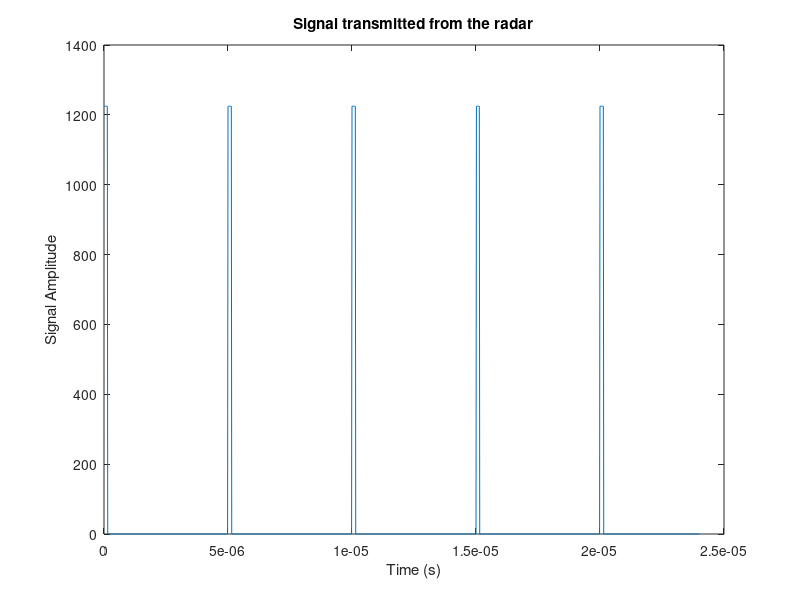

MATLAB code for this plot: (Note: this script raises an error after producing the figure.)
clear all;
clc;
%Task 1
power=1.5*10^6;               % peak power of the transmitted wave
fs=60e6;                      % sampling frequency
t=0:1/fs:0.000024;            % time of the transmitted wave 
A=sqrt(power);                %signal amplitude
d=0:1/(2*10^5):0.000024;      % pulse repetition frequency
x=rectpuls(t,18/(fs));        % pulse width=18/fs
puTrain = pulstran(t,d,x,fs); % Train of pulses
y=A*puTrain;                  % signal transmitted from the radar

figure(1);
plot(t,y);                    %plotting signal transmitted versus time 
xlabel('Time (s)');
ylabel ('Signal Amplitude');
title('Signal transmitted from the radar');

%Task2
%Radar parameters
puWidth=18/fs; 
PRI=5*10^-6;
pt=1.5*10^6;                               %peak power of the transmitted signal
[dt, Pav, Ep, prf, Ru] = pulse_train(puWidth,PRI,pt);   
G=10;                                      % antenna gain
Ae=0.5;                                    % antenna effective aperture.
segma=0.1;                                 % radar cross section
pr=0.3*10^(-3);                            %total power received
Range=sqrt(1/(4*pi)*sqrt(pt*G*segma*Ae/pr));  %range of certain object 
deltaRmin=(puWidth)*physconst('LightSpeed')/2;    

%Task 3

recA=sqrt(pr);                          % Amplitude of recevied signal               
delay=2*Range/physconst('LightSpeed');  % delta t
tdelay=delay:1/(fs):0.000024+delay;      % time of recieved signal
received=puTrain*recA;                  % Received signal withous noise                   
RecievedN=awgn(received,40);            
figure(2)
subplot(2,1,1);plot(t,y);                    %plotting transmitted signal
xlabel('Time (s)');
ylabel ('Transmitted signal Amplitude');
title('Signal transmitted from the radar');

subplot(2,1,2);plot(tdelay,RecievedN ,'r');  %plotting recived signal
xlabel('Time (s)');
ylabel ('Received signal Amplitude');
title('Signal Received from the radar');

%Task 4
figure(3)
t2=-0.000024:1/fs:0.000024;      
rectPulse=rectpuls(t2,18/(fs));          
x2=A*rectPulse;                    %transmitted pulse
subplot(2,2,1); plot(t2,x2);
xlabel('Time (s)');
ylabel ('Transmitted Pulse Amplitude');
title('Pulse transmitted');

t2delay=-0.000024+delay:1/fs:0.000024+delay;
rec2=awgn(recA*rectPulse,40);       %received pulse
subplot(2,2,2); plot(t2delay,rec2);
xlabel('Time (s)');
ylabel ('Received Pulse Amplitude');
title('Pulse Received');

pulseConv=conv(x2,rec2);
t2conv=-0.000048+delay:1/fs:0.000024+delay+0.000024;
subplot(2,2,[3 4]);plot(t2conv,pulseConv ,'r');
xlabel('Time (s)');
ylabel ('Output of convolution');
title('Convolution between Transmitted and recieved pulse');

%Task 5
figure(4)
subplot(3,2,1); plot(t,y);
xlabel('Time (s)');
ylabel ('Signal Amplitude');
title('Signal transmitted from the radar');
subplot(3,2,2); plot(tdelay,RecievedN,'r');
xlabel('Time (s)');
ylabel ('Received signal Amplitude');
title('Signal Received from the radar');
w=conv(y,RecievedN );               %correlation between transmitted and received signal
tconv=0+delay:1/fs:0.000024+delay+0.000024;
subplot(3,2,[3 4]);plot(tconv,w,'K');
xlabel('Time (s)');
ylabel ('Convolution output');
title('Convolution of transmitted and received signal');
%////////////////////////////////////////////////Average Calculation
period=5*10^-6;
convolution=conv(y,RecievedN )./fs;
t2=-3*10^-6:1/fs:2*10^-6;
peak_Samples=period*fs;
peak1=convolution(1:301);
peak2=convolution(301:601);
peak3=convolution(601:901);
peak4=convolution(901:1201);
peak5=convolution(1201:1501);
Average=(peak1+peak2+peak3+peak4+peak5)./5;
subplot(3,2,5);
plot(t2,Average);
xlabel('Time (s)');
ylabel ('Powet');
title('The average correlation graph');

%%%%%%%%%%%%%%Fnction used (pulse_train)
function [dt, Pav, Ep, prf, Ru] = pulse_train(pWidth,PRI,p_peak) 
dt=pWidth/PRI;    % duty cycle
Pav=dt*p_peak;    % average power
Ep=Pav*PRI;       % energy of pulse
prf=1/PRI;        % pulse repetiton frequency
Ru=physconst('LightSpeed')*PRI/2;      % unambiguous range
end